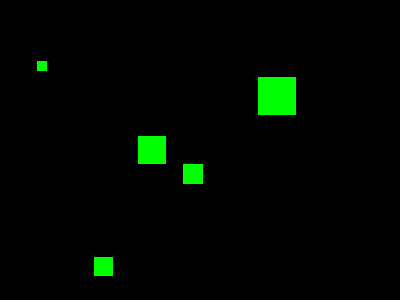
Frame 1 (no input)
Frame 60 (the mouse pressed at the canvas centre just before this capture): identical to frame 1, image omitted
Frame 120 (the mouse held since frame 60 and released just before this capture): identical to frame 1, image omitted

The Processing sketch that drew this single still picture (run headless with seeded random() and noise(); from frame 60 on, the mouse is pressed at the canvas centre):

// Processing sketch: demo
// ── demo.pde
Vierkant[] vierkanten;

void setup() {
  size(400, 300);
  vierkanten = new Vierkant[5];
  for (int i = 0; i < vierkanten.length; i++) {
    vierkanten[i] = new Vierkant();
  }
}

void draw() {
  background(0);
  for (int i = 0; i < vierkanten.length; i++) {
    vierkanten[i].teken();
  }
}

void mouseClicked() {
  for (int i = 0; i < vierkanten.length; i++) {
    vierkanten[i].muisKlik();
  }
}

// ── Vierkant.pde
class Vierkant {
  int x, y, grootte, kleur;

  Vierkant() {
    this.x = int(random(this.grootte, width - this.grootte));
    this.y = int(random(this.grootte, height - this.grootte));
    this.grootte = int(random(10, 40));
    this.kleur = #00ff00;
  }

  Vierkant(int x, int y, int grootte, int kleur) {
    this.x = x;
    this.y = y;
    this.grootte = grootte;
    this.kleur = kleur;
  }

  void muisKlik() {
    int x = this.kleur;
    if (this.isMuisInVierkant()) {
      this.kleur = x;
    } else {
      this.kleur = #ffffff;
    }
  }

  boolean isMuisInVierkant() {
    return (mouseX >= x && mouseX < x + grootte &&
      mouseY >= y && mouseY < y + grootte);
  }

  void teken() {
    noStroke();
    fill(kleur);
    rect(x, y, grootte, grootte);
  }
}
